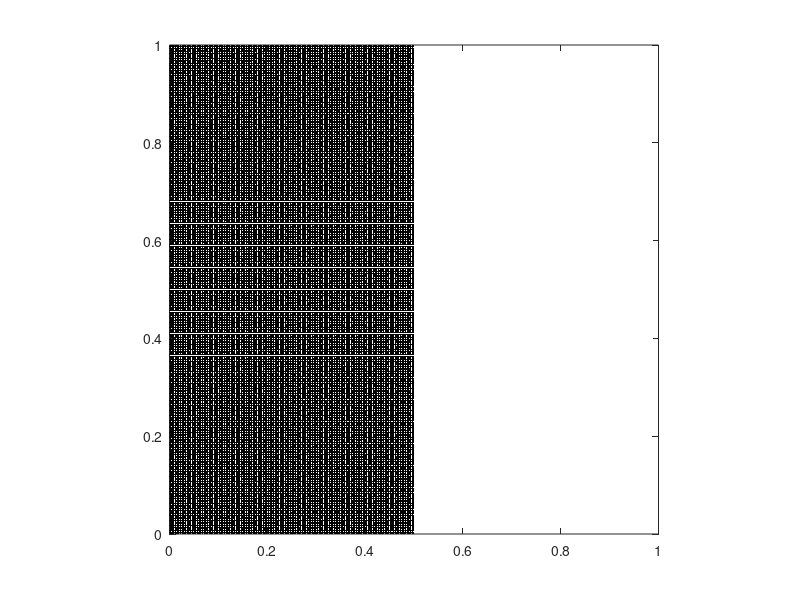

MATLAB code for this plot:
#!/usr/bin/env octave

p.rho = 1500;
p.E = 1e6;
p.nu = 0.3;
p.g = -0.8;
% p.Np = 4 * 2.5;
p.Np = 100;
p.N = 101;
p.rhop = 3;
p.tol = 1e-12;
p.T = 2;

% make an NxN computational grid
N = p.N;
Np = p.Np;
x = linspace(0,1,N);
y = linspace(0,1,N);
h = x(2)-x(1);
dt = 0.4*h*sqrt(p.rho/p.E);
T = p.T;
E = p.E;
nu = p.nu;
tol = p.tol;

Nn = N*N;

% set up material points
%bar_w = 1.0; Nbx = Np; %
bar_w = 0.5; Nbx = Np; %
% Nbx = ceil(p.rhop*bar_w/h);
bar_h = 1.0; Nby = (bar_h/bar_w)*Nbx;
%bar_h = 0.5; Nby = (bar_h/bar_w)*Nbx;

bxtmp = linspace(0, bar_w, Nbx+1);
% bar_x = (0.5 - bar_w/2) + bxtmp(1:end-1) + bxtmp(2)/2;
bar_x = 0.0 + bxtmp(1:end-1) + bxtmp(2)/2;
bytmp = linspace(0, bar_h, Nby+1);
bar_y = 0.0 + bytmp(1:end-1) + bytmp(2)/2;

% initialize position
Np = Nbx*Nby;
%xjitter = normrnd(0, 0.001, Nbx, Nby);
%yjitter = normrnd(0, 0.001, Nbx, Nby);
xjitter = zeros(Nby, Nbx);
yjitter = zeros(Nby, Nbx);
[xp, yp] = meshgrid(bar_x, bar_y);
xp = xp + xjitter;
yp = yp + yjitter;
%r = 0.1;
%rs = linspace(0, r,Nbx);
%ts = linspace(0, 2*pi, Nby+1);
%ts(end) = [];
%xp = 0.5 + rs'*cos(ts);
%yp = 0.5 + rs'*sin(ts);
%[X, Y] = meshgrid(x, y);

% initialize volume
vp = (bar_w/Nbx)*(bar_h/Nby)*ones(size(xp));
% vp = (pi*r^2/Np)*ones(size(xp));

% initialize mass
mp = p.rho*vp;

% initialize velocity
xp_t = 0*ones(size(xp));
yp_t = -0.0*ones(size(yp));

% initialize stress
sxxp = 0*ones(size(xp));
%sxyp = -p.rho * p.g * (xp - (bar_w / 2));
syyp = 0*ones(size(yp));
%sxxp = -p.rho * p.g * (yp - bar_h);
sxyp = 0*ones(size(yp));
%syyp = -p.rho * p.g * (yp - bar_h);

% initialize strain
exxp = zeros(size(xp));
exyp = zeros(size(yp));
eyyp = zeros(size(yp));

% initialize body forces
bxp = zeros(size(xp));
byp = p.g*ones(size(yp));

% plot material points
plot(xp, yp, '.k'); axis equal;
xlim([min(x), max(x)]);
ylim([min(y), max(y)]);

% dump starting config to text file
fp = fopen('generated_particles.txt', 'w');
fprintf(fp, '%d\n', numel(mp));
for i=1:numel(mp)
    fprintf(fp, '%f %f %f %f %f %f %f %f %f\n', mp(i), vp(i),
        xp(i), yp(i), xp_t(i), yp_t(i),
        sxxp(i), sxyp(i), syyp(i));
end
fclose(fp);

% grid file
fp = fopen('generated_grid.txt', 'w');
fprintf(fp, '%d\n', N);
fprintf(fp, '1\n');
fclose(fp);

% bc file
fp = fopen('bc.cfg', 'w');
fprintf(fp, 'dirichlet-bcs = {\n');
fprintf(fp, '};\n');
fprintf(fp, 'periodic-bcs = {\n');
fprintf(fp, '};\n');
